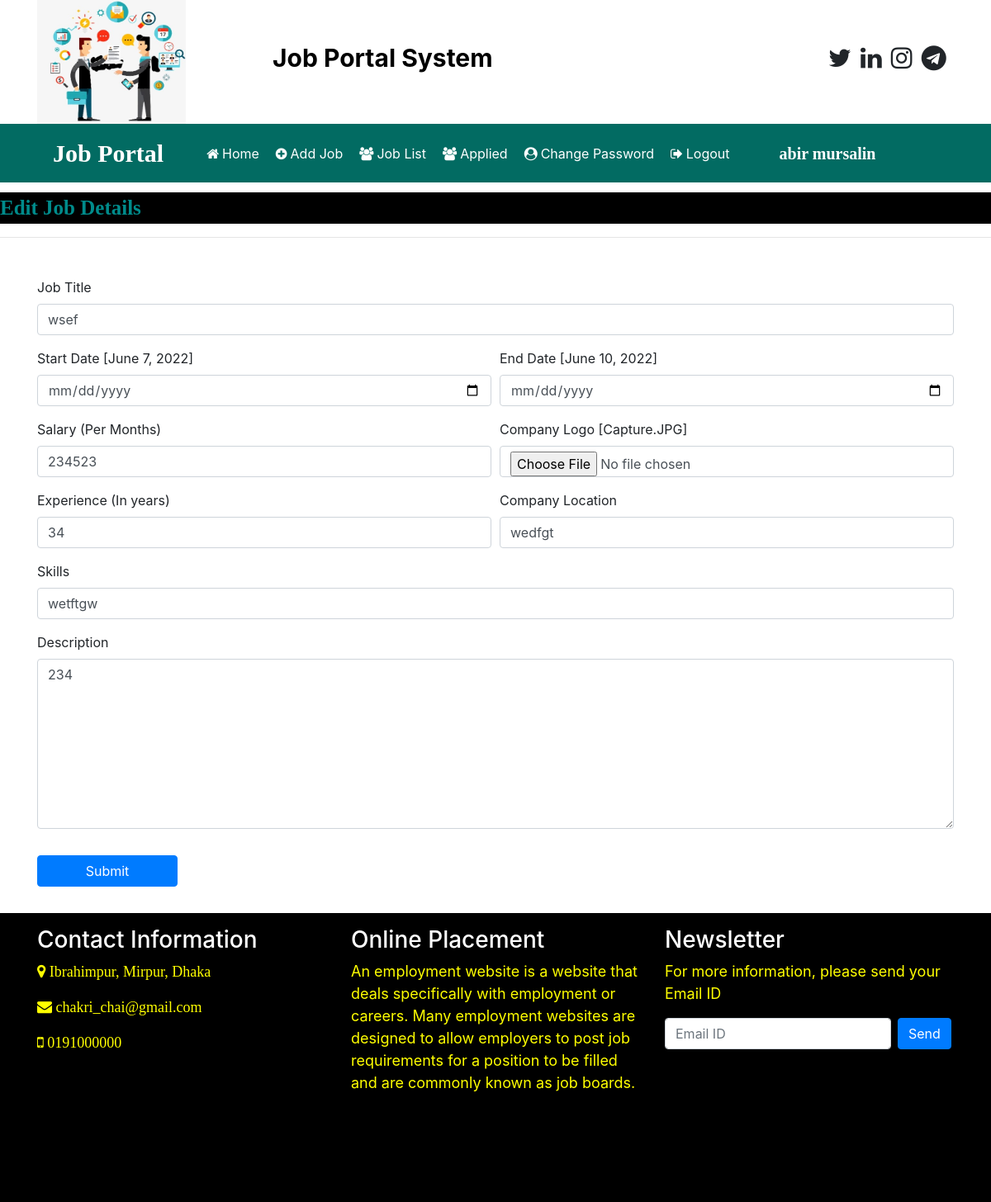
The app's page /edit_jobdetail/1 (signed in) with its own data.
### app/models.py (models this page shows, shortened)
class Job(models.Model):
    recruiter = models.ForeignKey(Recruiter, on_delete=models.CASCADE)
    start_date = models.DateField()
    end_date = models.DateField()
    title = models.CharField(max_length=100)
    salary = models.CharField(max_length=20)
    image = models.FileField(null=True)
    description = models.CharField(max_length=300)
    experience = models.CharField(max_length=50)
    location = models.CharField(max_length=100)
    skills = models.CharField(max_length=100)
    creationdate = models.DateField()

### app/views.py (the view, shortened to what this page needs)
# urls.py: path('edit_jobdetail/<int:pid>', edit_jobdetail, name="edit_jobdetail"),
def edit_jobdetail(request,pid):
    if not request.user.is_authenticated:
        return redirect('recruiter_login')
    error=""
    job = Job.objects.get(id=pid)
    d = {'error':error,'job':job}
    return render(request,"edit_jobdetail.html",d)

### app/templates/edit_jobdetail.html (shortened to what this page needs)
{% load static %}
{% block body %}
{% include 'recruiter_navigation.html' %}
<marquee style="font-family:'Monotype Corsiva';font-size:25px;color:darkcyan;background-color:black;font-weight:bold;margin-top:1%">
  Edit Job Details
</marquee>
<hr>
<form class="container mt-5" name="signup" method="post" enctype="multipart/form-data">
  <div class="form-row">
    <div class="form-group col-md-12">
      <label for="">Job Title</label>
      <input class="form-control"type="text" name="jobtitle" value="{{job.title}}" required>
    </div>
  </div>
  <div class="form-row">
    <div class="form-group col-md-6">
      <label>Start Date</label> [{{ job.start_date}}]
      <input class="form-control" type="date"  name="startdate" >
    </div>
    <div class="form-group col-md-6">
      <label>End Date</label> [{{ job.end_date}}]
      <input class="form-control" type="date"  name="enddate" >
    </div>
  </div>
  <div class="form-row">
    <div class="form-group col-md-6">
      <label>Salary (Per Months)</label>
      <input class="form-control" type="text" value="{{job.salary}}" name="salary" required>
    </div>
    <div class="form-group col-md-6">
      <label>Company Logo</label> [{{ job.image}}]
      <input class="form-control" type="file" value="{{job.image}}" name="logo" >
    </div>
  </div>
  <div class="form-row">
    <div class="form-group col-md-6">
      <label>Experience (In years)</label>
      <input class="form-control" type="text" value="{{job.experience}}" name="experience" required>
    </div>
    <div class="form-group col-md-6">
      <label>Company Location</label>
      <input class="form-control" type="text" value="{{job.location}}" name="location" required>
    </div>
  </div>
  <div class="form-row">
    <div class="form-group col-md-12">
      <label>Skills</label>
      <input class="form-control" type="text" value="{{job.skills}}" name="skills" required>
    </div>
  </div>
  <div class="form-row">
    <div class="form-group col-md-12">
      <label>Description</label>
      <textarea class="form-control" name="description"  rows="8" cols="80">{{job.description}}</textarea>
    </div>
  </div>
  <input type="submit" class="btn btn-primary my-3" value="Submit" style="width:170px">
</form>
{% include 'footer.html' %}
{% endblock %}

### app/templates/recruiter_navigation.html (shortened to what this page needs)
{% load static %}
<!DOCTYPE html>
<html lang="en" dir="ltr">
  <head>
    <link rel="stylesheet" href="https://maxcdn.bootstrapcdn.com/bootstrap/4.5.2/css/bootstrap.min.css">
    <link rel="stylesheet" href="https://cdnjs.cloudflare.com/ajax/libs/font-awesome/4.7.0/css/font-awesome.min.css">
  </head>
  <body>
    <div class="container">
      <div class="row">
        <div class="col-sm-3">
          <img src="{% static 'images/joblogo.png' %}" style ="width:180px; height:150px">
        </div>
        <div class="col-sm-6 mt-5" text-center >
          <span style= "font-weight: bold; font-size:30px">
            <span style = "color:black"> Job</span>
            <span style = "color:black">Portal System</span>
          </span>
        </div>
        <div class="col-sm-3 mt-5" style="padding-left:10%">
<span style= "font-weight: bold; font-size:30px">
  <span> <i class="fa fa-twitter pl-1"></i></span>
  <span> <i class="fa fa-linkedin pl-1"></i></span>
  <span> <i class="fa fa-instagram pl-1"></i></span>
  <span> <i class="fa fa-telegram pl-1"></i></span>
</span>
        </div>
      </div>
    </div>
<nav class="navbar navbar-expand-sm" style="background-color: #026b62">
  <a class="navbar-brand text-white pl-5 font-weight-bold" style="font-family:'Monotype Corsiva'; font-size:30px">Job Portal</a>
  <ul class="navbar-nav">
    <li class="nav-item">
      <a class="nav-link" href="{% url 'recruiter_home' %}" style="margin-left:28px"><i class="fa fa-home mr-1"></i>Home</a>
    </li>
    <li class="nav-item">
      <a class="nav-link" href="{% url 'add_job' %}" style=""><i class="fa fa-plus-circle mr-1"></i>Add Job</a>
    </li>
    <li class="nav-item">
      <a class="nav-link" href="{% url 'job_list' %}" style=""><i class="fa fa-users mr-1"></i>Job List</a>
    </li>
    <li class="nav-item">
      <a class="nav-link" href="#" style=""><i class="fa fa-users mr-1"></i>Applied</a>
    </li>
    <li class="nav-item">
      <a class="nav-link" href="{% url 'change_password_recruiter' %}" style=""><i class="fa fa-user-circle mr-1"></i>Change Password</a>
    </li>
    <li class="nav-item">
      <a class="nav-link" href="{% url 'Logout' %}" ><i class="fa fa-sign-out mr-1"></i>Logout</a>
    </li>
  </ul>
  <a class="navbar-brand text-white pl-5 font-weight-bold float-right" style="font-family:'Monotype Corsiva'; font-size:20px">{{request.user.first_name}} {{request.user.last_name}}</a>
</nav>
  </body>
</html>

### app/templates/recruiter_navigation.html (style rules this page uses)
.nav-link { color:white !important; margin-right:4px; }

### records on screen
Job: jobtitle "wsef", start_date "June 7, 2022", end_date "June 10, 2022", salary "234523", image "Capture.JPG", experience "34", location "wedfgt", skills "wetftgw", description "234"

### other values on screen
{{ request.user.first_name }} "abir"
{{ request.user.last_name }} "mursalin"
